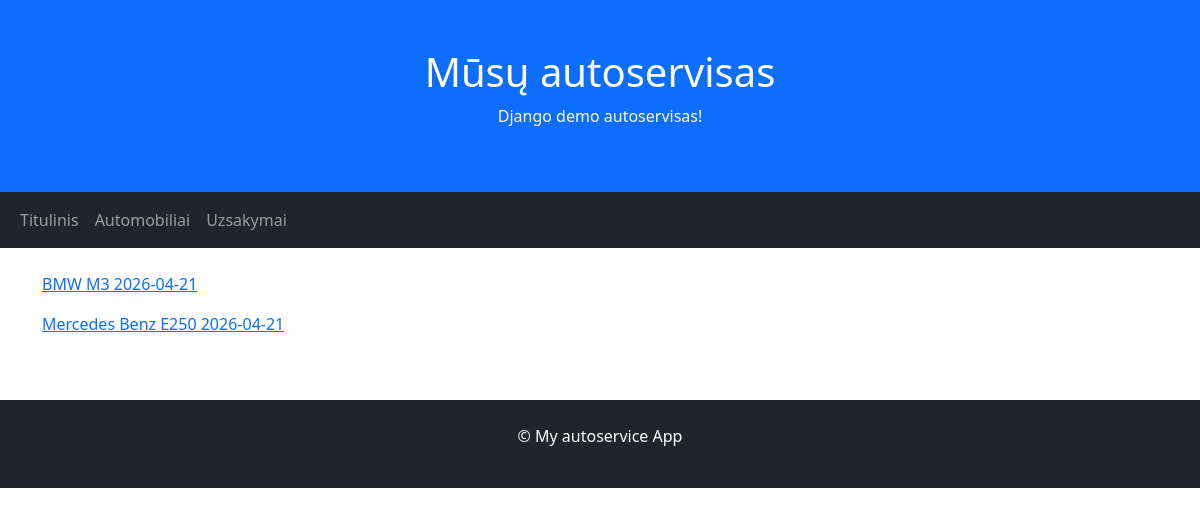
Screenshot of /orders/ with the database file from the repository.
### autoservice/models.py (models this page shows, shortened)
class Order(models.Model):
    date = models.DateField(auto_now_add=True)
    car = models.ForeignKey(to="Car", on_delete=models.CASCADE)
    client = models.ForeignKey(to=User, on_delete=models.CASCADE)
    STATUS_CHOICES = [
        ('a', 'Administered'),
        ('k', 'Cancelled'),
        ('i', 'In Progress'),
        ('c', 'Completed'),
    ]
    status = models.CharField(choices=STATUS_CHOICES, default='a')
    def __str__(self):
        return f"{self.car} {self.date}"

class Car(models.Model):
    make = models.CharField()
    model = models.CharField()
    license_plate = models.CharField()
    vin_code = models.CharField()
    client_name = models.CharField()
    def __str__(self):
        return f"{self.make} {self.model}"

### autoservice/views.py (the view)
# urls.py: path('orders/', views.OrderListView.as_view(), name="orders"),
class OrderListView(generic.ListView):
    model = Order
    template_name = "orders.html"
    context_object_name = "orders"

### autoservice/templates/orders.html (shortened to what this page needs)
{% extends 'base.html' %}
{% block content %}
{% for order in orders %}
<p><a href="{{ order.pk }}">{{ order }}</a></p>
{% endfor %}
{% endblock %}

### rows the page displays
Order: car+date "BMW M3 2026-04-21"
Order: car+date "Mercedes Benz E250 2026-04-21"
